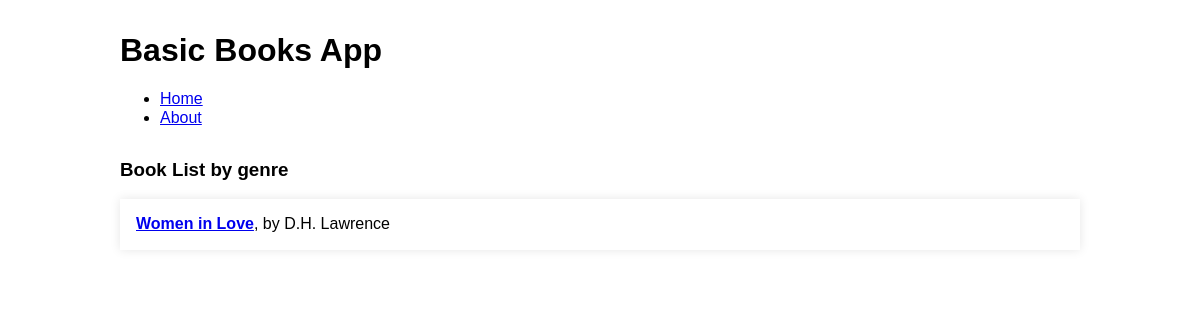
/tag/modernist, run on an earlier commit of the app's database.
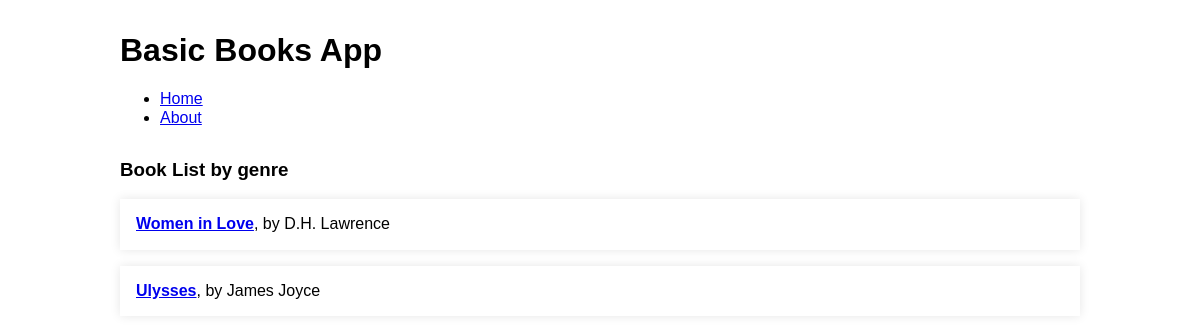
And on a later commit of the database.
### tables this page shows
CREATE TABLE books (
    id INTEGER PRIMARY KEY AUTOINCREMENT,
    title TEXT NOT NULL,
    author TEXT NOT NULL,
    genre TEXT NOT NULL,
    description TEXT
);

### app.py (the view)
@app.route("/<path:path>/")
def page(path):
    page = pages.get_or_404(path)
    return render_template('page.html', page=page)

### app.py (called while the page is built)
def get_db_connection():
    conn = sqlite3.connect('database.db')
    conn.row_factory = sqlite3.Row
    return conn

def get_tag_list(genre):
    conn = get_db_connection()
    books = conn.execute('SELECT * FROM books WHERE genre = ?', (genre,)).fetchall()
    conn.close()
    if books is None:
        abort(404)
    return books

@app.route('/tag/<genre>')
def tag_list(genre):
    books = get_tag_list(genre)
    return render_template('tag.html', books=books)

### templates/tag.html
{% extends 'base.html' %}
{% block content %}
    <div class="content">
        <h3>Book List by genre</h3>
        <div class="list">
        {% for book in books %}
        <div class="list-item">
        <a href="{{ url_for('details', book_id=book['id']) }}"><strong>{{ book['title'] }}</strong></a>, by {{ book['author'] }}
        </div>
        {% endfor %}
        </div>
    </div>
{% endblock %}

What changed in the data, as far as the page shows it:
added books: title "Ulysses", author "James Joyce"
